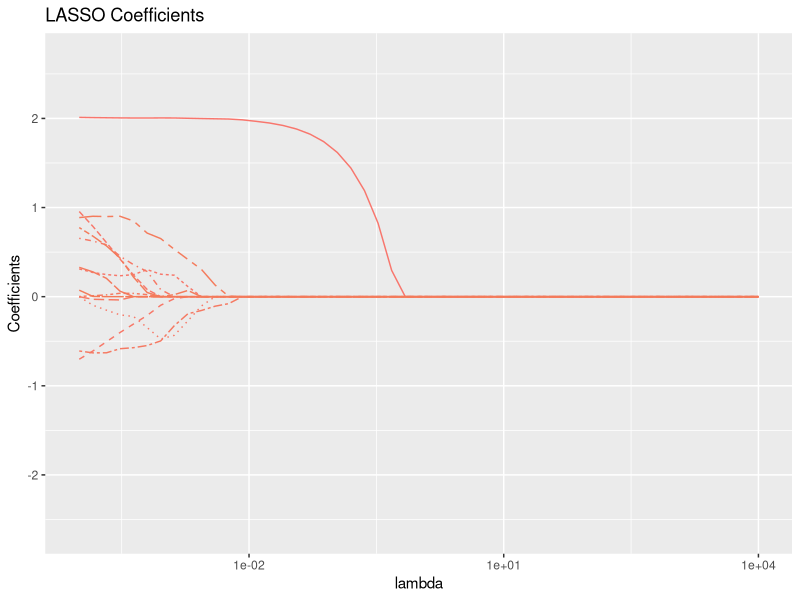
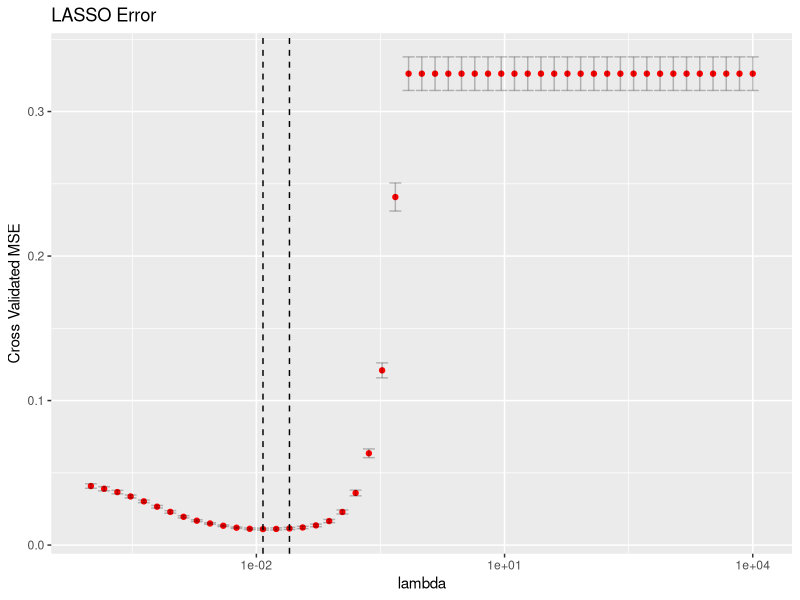

These figures' R source, in order:
## ---- chunk 1
knitr::opts_chunk$set(echo = TRUE)
library(tidyverse)
library(glmnet) # this provides ridge regression and LASSO
## ---- chunk 2
set.seed(100)

# number of observations
n = 500
# total number of features
p = 600
# the x1 predictor and y
x1 <- runif(0,1,n=n)
y <- 1 + 2 * x1 + 0.1 * rnorm(n) #true model, \beta_0 = 1, \beta_1 = 2

# fill the other p-1 variables with Gaussian noise by
# first populating a matrix
x_rest <- matrix(0.01 * rnorm(n *(p-1)), n, p-1)
# then we name the columns using colnames and paste
colnames(x_rest) <- paste("x",2:p, sep="")
# now we glue the columns together into a single matrix
data.matrix <- cbind(x1, x_rest, y)

# this reinterprets the matrix as a data frame
data.df <- as_tibble(data.matrix)
X = model.matrix(y~., data.df)[,-1] # -1 omits the first column, corresponding to the intercept
## ---- chunk 3
low = -4
high = 4
lambda.grid = 10^seq(high, low,length = 51)
lambda.grid
## ---- chunk 4
lasso.fit = glmnet(X,y, alpha = 1, lambda = lambda.grid)
lasso.fit
## ---- chunk 5
beta.lasso = as.matrix(coef(lasso.fit))
beta.lasso.df = as_tibble(beta.lasso)
beta.lasso.df$coef = row.names(beta.lasso)
beta.lasso.df
## ---- chunk 6
# spread out
beta.lasso.df.long = gather(beta.lasso.df,key=case,value,-coef)
# relabel columns
beta.lasso.df.long$case = as.integer(gsub("s", "", beta.lasso.df.long$case))
beta.lasso.df.long$lambda =lasso.fit$lambda[beta.lasso.df.long$case+1]
beta.lasso.df.long
## ---- chunk 7
# plot all coefficients
beta.lasso.plt = ggplot(beta.lasso.df.long[beta.lasso.df.long$coef!="(Intercept)",], 
                   aes(x=lambda, y=value,color = coef,linetype = coef)) + 
  geom_line() + theme(legend.position="none") +
  scale_x_log10()  + 
  ggtitle("LASSO Coefficients") + 
  ylab("Coefficients")
print(beta.lasso.plt)
## ---- chunk 8
cv.lasso = cv.glmnet(X, y, alpha = 1, lambda = lambda.grid)
## ---- chunk 9
cv.lasso.df=tibble(lambda=cv.lasso$lambda, 
            cvm=cv.lasso$cvm, 
            cvlo=cv.lasso$cvlo,
            cvup=cv.lasso$cvup)

cv.plt = ggplot(cv.lasso.df) + geom_point(aes(x=lambda,y=cvm),color="red") +
geom_errorbar(aes(x=lambda, ymin=cvlo, ymax=cvup),alpha = .25) +
geom_vline(xintercept = cv.lasso$lambda.min,linetype = "dashed")+
geom_vline(xintercept = cv.lasso$lambda.1se,linetype = "dashed")+
ggtitle("LASSO Error") +
ylab("Cross Validated MSE") +
scale_x_log10()
print(cv.plt)
## ---- chunk 10
beta.minimal = predict(lasso.fit, type = "coefficients", s = cv.lasso$lambda.min)
beta.minimal
## ---- chunk 11
sum(abs(beta.minimal)>0)
